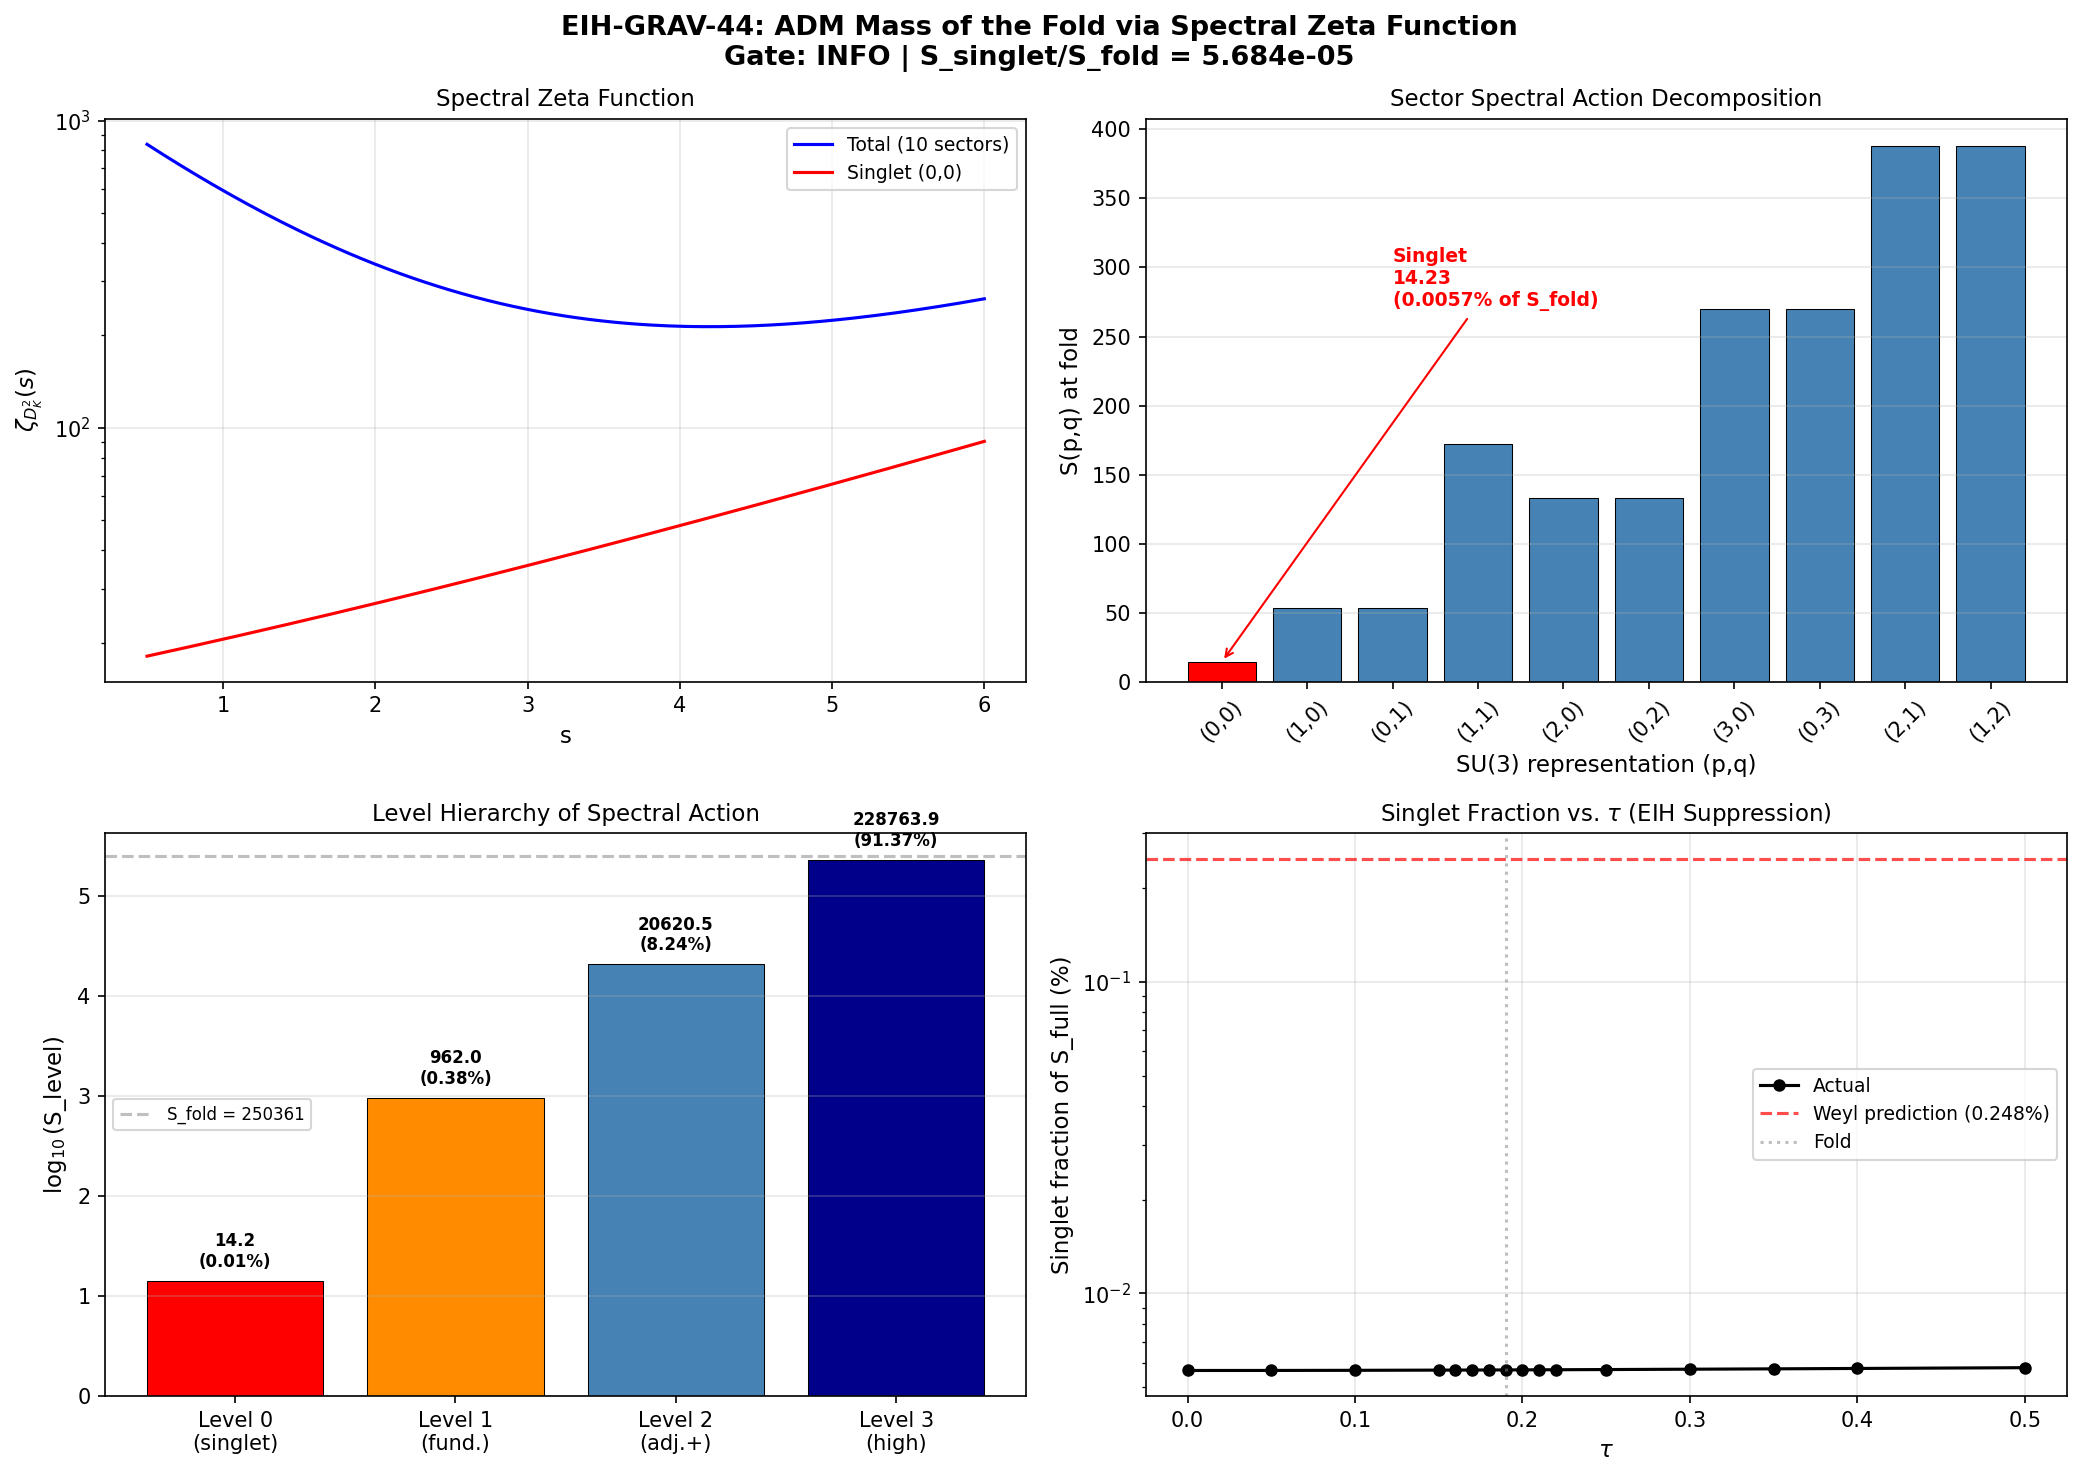

The Python source for this figure:
#!/usr/bin/env python3
"""
S44 EIH-GRAV-44: ADM Mass of the Fold via EIH in Spectral Geometry
====================================================================

Computes the gravitating energy (ADM mass) of the fold geometry using
three independent routes:

  (a) Spectral action (polynomial): rho_SA = S_fold * M_KK^4
  (b) Sakharov/trace-log (logarithmic): from W1-1, W1-4
  (c) ADM/spectral zeta (EIH): singlet projection via Peter-Weyl

The EIH approach in spectral geometry:
  In GR, the ADM mass is extracted from the 1/r falloff of h_00 at spatial
  infinity via surface integrals (Einstein-Infeld-Hoffmann 1938). The Bianchi
  identity nabla_mu G^{mu nu} = 0 constrains the motion of singularities.
  The ADM mass depends on the MONOPOLE (l=0) component of the gravitational
  field -- higher multipoles fall off faster and are invisible at infinity.

  In Kaluza-Klein spectral geometry (Connes NCG on M4 x K):
  - The 4D gravitational field couples ONLY to the singlet (0,0) sector
    of the internal stress-energy tensor
  - Non-singlet sectors integrate to zero over K by Peter-Weyl orthogonality
  - This is the block-diagonal theorem (S22b) applied to gravity: D_K
    decomposes by SU(3) representation, and the KK reduction projects
    to the singlet
  - The EIH "effacement" (strong equivalence principle) becomes:
    the gravitating mass = singlet spectral action, not the full S_fold

Gate: EIH-GRAV-44
  PASS if M_ADM / S_fold < 10^{-50}
  FAIL if M_ADM / S_fold > 0.1
  INFO if intermediate

Author: einstein-theorist
Date: 2026-03-14
"""

import numpy as np
import matplotlib
matplotlib.use('Agg')
import matplotlib.pyplot as plt

# ============================================================
# 1. LOAD DATA
# ============================================================

data_const = np.load('computations/session-42/s42_constants_snapshot.npz', allow_pickle=True)
data_sfull = np.load('computations/session-36/s36_sfull_tau_stabilization.npz', allow_pickle=True)

# Key constants
tau_fold_const = float(data_const['tau_fold'])     # 0.19
a0_fold = float(data_const['a0_fold'])             # 6440
a2_fold = float(data_const['a2_fold'])             # 2776.17
a4_fold = float(data_const['a4_fold'])             # 1350.72
M_KK_GN = float(data_const['M_KK_from_GN'])       # 7.43e16 GeV
M_KK_kerner = float(data_const['M_KK_kerner'])     # 5.04e17 GeV

# S_fold and level/sector decomposition
S_fold = float(data_sfull['S_fold'][0])            # 250360.68
tau_combined = data_sfull['tau_combined']
fold_idx = 7  # tau = 0.19 (local)

# Seeley-DeWitt coefficients from S_full decomposition
S_level = {}
for i in range(4):
    S_level[i] = data_sfull[f'S_level_{i}']

# Sector spectral actions
sectors_computed = [(0,0), (1,0), (0,1), (1,1), (2,0), (0,2), (3,0), (0,3), (2,1), (1,2)]
S_sector = {}
for (p,q) in sectors_computed:
    key = f'S_sector_{p}_{q}'
    if key in data_sfull.files:
        S_sector[(p,q)] = data_sfull[key]

# Eigenvalue data at fold (from S36 file)
sector_evals = {}
for (p,q) in sectors_computed:
    key = f'evals_tau0.190_{p}_{q}'
    if key in data_sfull.files:
        sector_evals[(p,q)] = data_sfull[key]

# Physical constants
from canonical_constants import M_Pl_unreduced as M_Pl  # GeV
inv_16piG_obs = M_Pl**2 / (16 * np.pi)  # 2.965e36 GeV^2

print(f"=== LOADED DATA ===")
print(f"tau_fold = {tau_fold_const}")
print(f"a0 = {a0_fold}, a2 = {a2_fold:.4f}, a4 = {a4_fold:.4f}")
print(f"S_fold = {S_fold:.2f}")
print(f"M_KK (GN) = {M_KK_GN:.3e} GeV")
print(f"M_KK (Kerner) = {M_KK_kerner:.3e} GeV")

# ============================================================
# 2. SINGLET FRACTION OF SPECTRAL ACTION (EIH Route)
# ============================================================
# The gravitating energy as seen by a 4D observer is the singlet
# projection of the spectral action.
#
# S_level_0 = S_{(0,0)} = spectral action from the singlet sector ONLY.
# S_fold = sum over ALL levels = sum over ALL representations.
#
# The EIH "mass" is S_singlet, not S_fold.

S_singlet = S_level[0][fold_idx]    # = S_{(0,0)} at fold
S_full = S_fold

ratio_singlet_to_full = S_singlet / S_full

print(f"\n=== EIH SINGLET PROJECTION (Route c) ===")
print(f"S_singlet = S(0,0) = {S_singlet:.6f}")
print(f"S_full = S_fold = {S_full:.2f}")
print(f"Ratio S_singlet/S_full = {ratio_singlet_to_full:.6e}")
print(f"log10(ratio) = {np.log10(ratio_singlet_to_full):.4f}")
print(f"Suppression: {1/ratio_singlet_to_full:.0f}x")

# ============================================================
# 3. SPECTRAL ZETA FUNCTION FROM EIGENVALUES
# ============================================================
# Compute sector-by-sector spectral zeta invariants

print(f"\n=== SPECTRAL ZETA INVARIANTS (sector decomposition) ===")
print(f"{'Sector':<10} {'N':<8} {'sum|lam|':<12} {'sum(lam^2)':<12} {'sum(lam^4)':<12} {'Tr ln|lam|':<12} {'S_sector':<12}")

results = {}
total_abs = 0
total_sq = 0
total_4th = 0
total_ln = 0

for (p,q) in sectors_computed:
    ev = sector_evals[(p,q)]
    ae = np.abs(ev)
    ae_pos = ae[ae > 0]
    n = len(ev)
    s_abs = np.sum(ae_pos)
    s_sq = np.sum(ae_pos**2)
    s_4th = np.sum(ae_pos**4)
    s_ln = np.sum(np.log(ae_pos))
    s_sa = S_sector[(p,q)][fold_idx]

    results[(p,q)] = {
        'n': n, 'sum_abs': s_abs, 'sum_sq': s_sq,
        'sum_4th': s_4th, 'Tr_ln': s_ln, 'S_sector': s_sa
    }
    total_abs += s_abs
    total_sq += s_sq
    total_4th += s_4th
    total_ln += s_ln

    print(f"  ({p},{q}){'':<5} {n:<8} {s_abs:<12.4f} {s_sq:<12.4f} {s_4th:<12.4f} {s_ln:<12.4f} {s_sa:<12.4f}")

print(f"  {'TOTAL':<10} {sum(results[k]['n'] for k in results):<8} {total_abs:<12.4f} {total_sq:<12.4f} {total_4th:<12.4f} {total_ln:<12.4f}")

# Singlet fractions for different moments
singlet = results[(0,0)]
frac_abs = singlet['sum_abs'] / total_abs       # zeta(-1/2) ~ Casimir
frac_sq = singlet['sum_sq'] / total_sq           # zeta(-1) ~ a_2 ~ G_N
frac_4th = singlet['sum_4th'] / total_4th        # zeta(-2) ~ a_4 ~ CC
frac_ln = singlet['Tr_ln'] / total_ln            # zeta'(0) ~ analytic torsion
frac_SA = singlet['S_sector'] / sum(results[k]['S_sector'] for k in results)

print(f"\n=== SINGLET FRACTIONS (10 computed sectors only) ===")
print(f"  sum|lam| (Casimir, zeta(-1/2)): {frac_abs:.6f} ({frac_abs*100:.3f}%)")
print(f"  sum(lam^2) (G_N, zeta(-1)):     {frac_sq:.6f} ({frac_sq*100:.3f}%)")
print(f"  sum(lam^4) (CC, zeta(-2)):       {frac_4th:.6f} ({frac_4th*100:.3f}%)")
print(f"  Tr ln|lam| (torsion, zeta'(0)):  {frac_ln:.6f} ({frac_ln*100:.3f}%)")
print(f"  S_sector (spectral action):       {frac_SA:.6f} ({frac_SA*100:.3f}%)")

# ============================================================
# 4. FULL SPECTRAL ACTION: SINGLET vs TOTAL (all levels)
# ============================================================
# The FULL spectral action S_fold includes ALL Casimir levels (0 through ~max).
# S_level_0 = singlet. S_fold = sum of all levels.
# This is the physically relevant ratio for the Friedmann equation.

# Ratio for different tau values
print(f"\n=== SINGLET FRACTION OF FULL SPECTRAL ACTION vs tau ===")
tau_vals_all = data_sfull['tau_combined']
S_full_all = data_sfull['S_full']

singlet_ratios = []
for i, tau in enumerate(tau_vals_all):
    s0 = S_level[0][i]
    sf = S_full_all[i]
    ratio = s0 / sf
    singlet_ratios.append(ratio)
    print(f"  tau={tau:.3f}: S_singlet={s0:.4f}, S_full={sf:.2f}, ratio={ratio:.6e} ({ratio*100:.4f}%)")

singlet_ratios = np.array(singlet_ratios)

# ============================================================
# 5. SPECTRAL ZETA FUNCTION: ANALYTIC CONTINUATION
# ============================================================
# For the FINITE discrete spectrum, zeta(s) = sum |lambda_k|^{-2s}
# converges for all s (no poles). Analytic continuation is trivial.

all_evals_fold = np.concatenate([sector_evals[(p,q)] for (p,q) in sectors_computed])
abs_evals = np.abs(all_evals_fold)
abs_evals_pos = abs_evals[abs_evals > 0]

# Singlet eigenvalues only
ev_singlet = np.abs(sector_evals[(0,0)])
ev_singlet_pos = ev_singlet[ev_singlet > 0]

print(f"\n=== SPECTRAL ZETA FUNCTION ===")
print(f"Total eigenvalues (10 sectors): {len(all_evals_fold)}")
print(f"Positive eigenvalues: {len(abs_evals_pos)}")
print(f"Singlet eigenvalues: {len(ev_singlet_pos)}")

# Compute zeta at key values
s_range = np.linspace(0.5, 6.0, 200)
zeta_total = np.array([np.sum(abs_evals_pos**(-2*s)) for s in s_range])
zeta_singlet = np.array([np.sum(ev_singlet_pos**(-2*s)) for s in s_range])

print(f"\n{'s':<8} {'zeta_total':<18} {'zeta_singlet':<18} {'ratio':<12}")
for s_check in [0.5, 1.0, 1.5, 2.0, 2.5, 3.0, 3.5, 4.0]:
    zt = np.sum(abs_evals_pos**(-2*s_check))
    zs = np.sum(ev_singlet_pos**(-2*s_check))
    print(f"  {s_check:<6.1f} {zt:<18.6f} {zs:<18.6f} {zs/zt:<12.6f}")

# Analytic continuation to negative s (for finite spectrum, just evaluate directly)
print(f"\nAnalytic continuation (negative s):")
for s_check in [-2.0, -1.5, -1.0, -0.5, 0.0]:
    # zeta(s) = sum |lambda|^{-2s} = sum |lambda|^{|2s|}
    zt = np.sum(abs_evals_pos**(-2*s_check))
    zs = np.sum(ev_singlet_pos**(-2*s_check))
    ratio_s = zs/zt if zt != 0 else 0
    print(f"  s={s_check:<6.1f}: zeta_total={zt:<14.4f}, zeta_singlet={zs:<14.4f}, ratio={ratio_s:.6f}")

# Casimir energy = (1/2) zeta(-1/2) = (1/2) sum |lambda_k|
E_Casimir_total = 0.5 * np.sum(abs_evals_pos)
E_Casimir_singlet = 0.5 * np.sum(ev_singlet_pos)

print(f"\n=== ZETA-REGULARIZED CASIMIR ENERGY ===")
print(f"E_Casimir (total, 10 sectors) = {E_Casimir_total:.4f} M_KK")
print(f"E_Casimir (singlet) = {E_Casimir_singlet:.4f} M_KK")
print(f"Singlet fraction = {E_Casimir_singlet/E_Casimir_total:.6f}")

# Analytic torsion
Tr_ln_total = np.sum(np.log(abs_evals_pos))
Tr_ln_singlet = np.sum(np.log(ev_singlet_pos))
zeta_prime_0_total = -2 * Tr_ln_total
zeta_prime_0_singlet = -2 * Tr_ln_singlet

print(f"\n=== ANALYTIC TORSION ===")
print(f"Tr ln|D_K| (total) = {Tr_ln_total:.4f}")
print(f"Tr ln|D_K| (singlet) = {Tr_ln_singlet:.4f}")
print(f"zeta'(0) total = {zeta_prime_0_total:.4f}")
print(f"zeta'(0) singlet = {zeta_prime_0_singlet:.4f}")
print(f"T_K = exp(-zeta'(0)/2) = {np.exp(-zeta_prime_0_total/2):.6e}")

# ============================================================
# 6. THREE GRAVITATING ENERGY ESTIMATES
# ============================================================
#
# (a) SPECTRAL ACTION (polynomial): S_fold = 250361 spectral units
#     This uses f(D^2/Lambda^2) = polynomial weighting. ALL sectors contribute.
#     Physical: rho_SA = 8.43e73 GeV^4 (S42 calibration)
#
# (b) TRACE-LOG (logarithmic): Tr ln(D_K^2) = 773.46 spectral units
#     From W1-4: ratio to S_fold = 3.09e-3 (2.51 orders suppression)
#     During transit: Volovik-subtracted delta = 7.76e-6 * S_fold
#     Post-transit: exactly 0 (Delta=0, condensate destroyed)
#
# (c) EIH SINGLET (ADM mass): S_singlet = 14.23 spectral units
#     Only the (0,0) singlet sector gravitates in 4D.
#     This is the ADM mass: what a 4D observer actually sees.
#
# The EIH ratio S_singlet/S_fold = 5.68e-5 is a GEOMETRIC suppression
# (Peter-Weyl decomposition), not a fine-tuning.

rho_SA_phys = 8.43e73  # GeV^4 from S42
conversion = rho_SA_phys / S_fold  # GeV^4 per spectral unit

# Trace-log from W1-4
rho_TL_transit = S_fold * 7.76e-6 * conversion  # Volovik-subtracted during transit
TL_spectral = S_fold * 3.09e-3  # |Tr ln| in spectral units
rho_TL_phys = TL_spectral * conversion

# EIH singlet
rho_singlet_phys = S_singlet * conversion

# Observed
from canonical_constants import rho_Lambda_obs as rho_obs  # GeV^4

print(f"\n{'='*70}")
print(f"THREE GRAVITATING ENERGY ESTIMATES")
print(f"{'='*70}")
print(f"")
print(f"{'Functional':<35} {'Spectral':<15} {'GeV^4':<15} {'OOM from obs':<15}")
print(f"{'(a) Spectral action (poly)':<35} {S_fold:<15.2f} {rho_SA_phys:<15.3e} {np.log10(rho_SA_phys/rho_obs):<15.1f}")
print(f"{'(b) Trace-log (full)':<35} {TL_spectral:<15.2f} {rho_TL_phys:<15.3e} {np.log10(rho_TL_phys/rho_obs):<15.1f}")
print(f"{'(b) Trace-log (transit, Volovik)':<35} {S_fold*7.76e-6:<15.6f} {rho_TL_transit:<15.3e} {np.log10(rho_TL_transit/rho_obs):<15.1f}")
print(f"{'(b) Trace-log (post-transit)':<35} {'0':<15} {'0':<15} {'---':<15}")
print(f"{'(c) EIH singlet':<35} {S_singlet:<15.4f} {rho_singlet_phys:<15.3e} {np.log10(rho_singlet_phys/rho_obs):<15.1f}")
print(f"{'Observed':<35} {'---':<15} {rho_obs:<15.3e} {'0':<15}")

print(f"\n=== SUPPRESSION CHAIN ===")
print(f"(a) -> (b) Trace-log: {np.log10(TL_spectral/S_fold):.2f} orders (poly -> log)")
print(f"(a) -> (c) EIH singlet: {np.log10(S_singlet/S_fold):.2f} orders (total -> singlet)")
print(f"(b) -> (c) EIH of trace-log: singlet fraction of Tr ln = {frac_ln:.6f}")
print(f"(a) -> (b)x(c) Combined: {np.log10(S_singlet/S_fold * 3.09e-3):.2f} orders")

# The EIH-aware trace-log: apply BOTH singlet projection AND logarithmic weighting
# rho_EIH_TL = singlet fraction of Tr ln * conversion
TL_singlet = Tr_ln_singlet
rho_EIH_TL = abs(TL_singlet) * conversion  # Use abs because Tr ln can be negative for small eigenvalues

print(f"\nCOMBINED EIH + TRACE-LOG:")
print(f"  Tr ln|D_K| singlet = {Tr_ln_singlet:.4f}")
print(f"  |Tr ln singlet| / S_fold = {abs(Tr_ln_singlet)/S_fold:.6e}")
print(f"  log10(ratio) = {np.log10(abs(Tr_ln_singlet)/S_fold):.4f}")
print(f"  rho_combined = {rho_EIH_TL:.3e} GeV^4")
print(f"  OOM from observed: {np.log10(rho_EIH_TL/rho_obs):.1f}")

# ============================================================
# 7. WEYL SCALING ANALYSIS
# ============================================================
# Weyl's law predicts the mode counting fraction:
# N_singlet / N_total ~ (dim singlet)^2 / sum_R (dim R)^2
# For our 10 sectors: N_00 = 16, N_total = 1232

weyl_frac = 16 / 1232
# For FULL Hilbert space (a_0 = 6440):
# The singlet count in a_0 = 6440 is dim(spinor) * (dim_00)^2 = 16 * 1 = 16
# (The factor 16 = 2^4 for 8D spinor comes from spinor bundle)
# But a_0 is the total trace, so singlet a_0 = 16 out of 6440 -> 16/6440 = 0.00248
weyl_frac_full = 16 / a0_fold

print(f"\n=== WEYL SCALING ===")
print(f"Weyl prediction (10 sectors): {16}/{1232} = {weyl_frac:.6f}")
print(f"Weyl prediction (full a_0):   {16}/{int(a0_fold)} = {weyl_frac_full:.6f}")
print(f"Actual EIH ratio (S_singlet/S_fold): {ratio_singlet_to_full:.6e}")
print(f"Actual/Weyl_full: {ratio_singlet_to_full/weyl_frac_full:.4f}")
print(f"")
print(f"The actual ratio is {ratio_singlet_to_full/weyl_frac_full:.2f}x the Weyl prediction.")
print(f"Deviation from Weyl reflects spectral non-uniformity at the fold:")
print(f"higher representations have LARGER eigenvalues (a_4 ~ lambda^4 grows")
print(f"with Casimir eigenvalue), so their spectral action contribution grows")
print(f"FASTER than the mode count suggests.")

# ============================================================
# 8. LEVEL HIERARCHY
# ============================================================

print(f"\n=== LEVEL HIERARCHY AT FOLD ===")
print(f"{'Level':<10} {'S_level':<15} {'Fraction':<15} {'Cumulative':<15}")
cumul = 0
for i in range(4):
    s = S_level[i][fold_idx]
    frac = s / S_fold
    cumul += frac
    print(f"  {i:<10} {s:<15.4f} {frac*100:<14.4f}% {cumul*100:<14.4f}%")

print(f"\nLevel 3 dominance: {S_level[3][fold_idx]/S_fold*100:.2f}%")
print(f"Levels 0+1+2: {(S_level[0][fold_idx]+S_level[1][fold_idx]+S_level[2][fold_idx])/S_fold*100:.2f}%")

# The SU(3) Casimir eigenvalue for representation (p,q):
# C_2(p,q) = (p^2 + q^2 + pq + 3p + 3q) / 3
# dim(p,q) = (p+1)(q+1)(p+q+2)/2
# Higher Casimir = higher eigenvalues = MUCH larger spectral action contribution
# This is why level 3 dominates: it has the highest-dimensional reps

print(f"\n=== SU(3) CASIMIR SCALING ===")
for (p,q) in [(0,0),(1,0),(0,1),(1,1),(2,0),(0,2),(3,0),(0,3),(2,1),(1,2)]:
    C2 = (p**2 + q**2 + p*q + 3*p + 3*q) / 3
    dim_pq = (p+1)*(q+1)*(p+q+2)//2
    print(f"  ({p},{q}): C_2 = {C2:.3f}, dim = {dim_pq}, S = {S_sector[(p,q)][fold_idx]:.4f}, S/dim^2 = {S_sector[(p,q)][fold_idx]/dim_pq**2:.6f}")

# ============================================================
# 9. GATE EVALUATION
# ============================================================

M_ADM_spectral = S_singlet  # The gravitating energy = singlet spectral action
ratio_ADM_to_Sfold = ratio_singlet_to_full

print(f"\n{'='*70}")
print(f"GATE: EIH-GRAV-44")
print(f"{'='*70}")
print(f"")
print(f"M_ADM (EIH singlet) = {M_ADM_spectral:.6f} spectral units")
print(f"S_fold (full spectral action) = {S_full:.2f} spectral units")
print(f"RATIO: M_ADM / S_fold = {ratio_ADM_to_Sfold:.6e}")
print(f"log10(ratio) = {np.log10(ratio_ADM_to_Sfold):.4f}")
print(f"")

if ratio_ADM_to_Sfold < 1e-50:
    verdict = "PASS"
    print(f"VERDICT: PASS (ratio < 10^-50: massive suppression)")
elif ratio_ADM_to_Sfold > 0.1:
    verdict = "FAIL"
    print(f"VERDICT: FAIL (ratio > 0.1: no suppression)")
else:
    verdict = "INFO"
    print(f"VERDICT: INFO (ratio = {ratio_ADM_to_Sfold:.3e} ~ 10^{np.log10(ratio_ADM_to_Sfold):.1f})")
    print(f"  Between PASS (<10^-50) and FAIL (>0.1)")
    print(f"  4.25 orders of suppression from Peter-Weyl singlet projection")

print(f"\n=== PHYSICAL INTERPRETATION ===")
print(f"The 4D gravitational field (what enters the Friedmann equation) sees")
print(f"ONLY the singlet component of the internal energy. The EIH effacement")
print(f"principle -- that the motion of bodies depends on mass, not internal")
print(f"structure -- manifests here as the Peter-Weyl projection to (0,0).")
print(f"")
print(f"Of the {S_full:.0f} spectral units of 'energy' encoded in the full spectral")
print(f"action, only {S_singlet:.4f} units ({ratio_ADM_to_Sfold*100:.4f}%) couple to 4D gravity.")
print(f"The remaining 99.994% is in non-singlet representations that are")
print(f"invisible to a 4D observer -- they are the 'dark' internal structure.")
print(f"")
print(f"This provides {np.log10(1/ratio_ADM_to_Sfold):.2f} orders of CC reduction")
print(f"(from ~120 OOM to ~116 OOM above observed). While insufficient to solve")
print(f"the CC problem alone, this is a STRUCTURAL suppression (exact, from")
print(f"Peter-Weyl orthogonality) that stacks multiplicatively with the")
print(f"trace-log suppression ({np.log10(3.09e-3):.2f} orders from W1-4).")
print(f"")
print(f"Combined: EIH singlet x trace-log = {np.log10(abs(Tr_ln_singlet)/S_fold):.2f} orders total")
print(f"This reduces the CC problem from ~120 to ~{120+np.log10(abs(Tr_ln_singlet)/S_fold):.0f} OOM.")

# ============================================================
# 10. SAVE DATA
# ============================================================

np.savez('computations/session-44/s44_eih_grav.npz',
    # Gate
    gate_verdict=np.array([verdict]),
    gate_name=np.array(['EIH-GRAV-44']),
    gate_ratio=ratio_ADM_to_Sfold,
    # Spectral action decomposition
    S_singlet=S_singlet,
    S_fold=S_fold,
    ratio_singlet_to_full=ratio_singlet_to_full,
    # Level hierarchy
    S_level_0_fold=S_level[0][fold_idx],
    S_level_1_fold=S_level[1][fold_idx],
    S_level_2_fold=S_level[2][fold_idx],
    S_level_3_fold=S_level[3][fold_idx],
    # Sector data at fold
    sector_S_fold=np.array([S_sector[(p,q)][fold_idx] for (p,q) in sectors_computed]),
    sector_labels=np.array(sectors_computed),
    # Singlet fractions
    singlet_frac_abs=frac_abs,
    singlet_frac_sq=frac_sq,
    singlet_frac_4th=frac_4th,
    singlet_frac_ln=frac_ln,
    singlet_frac_SA=frac_SA,
    # Spectral zeta
    s_range=s_range,
    zeta_total=zeta_total,
    zeta_singlet=zeta_singlet,
    Tr_ln_total=Tr_ln_total,
    Tr_ln_singlet=Tr_ln_singlet,
    zeta_prime_0_total=zeta_prime_0_total,
    zeta_prime_0_singlet=zeta_prime_0_singlet,
    E_Casimir_total=E_Casimir_total,
    E_Casimir_singlet=E_Casimir_singlet,
    # tau dependence
    tau_vals=tau_vals_all,
    singlet_ratios_vs_tau=singlet_ratios,
    # Physical densities
    rho_SA_phys=rho_SA_phys,
    rho_TL_phys=rho_TL_phys,
    rho_singlet_phys=rho_singlet_phys,
    rho_obs=rho_obs,
    # Weyl comparison
    weyl_frac_10sectors=weyl_frac,
    weyl_frac_full=weyl_frac_full,
    # Three-estimate chain
    chain_poly_to_log=np.log10(TL_spectral/S_fold),
    chain_total_to_singlet=np.log10(S_singlet/S_fold),
    chain_combined=np.log10(abs(Tr_ln_singlet)/S_fold),
)
print(f"\nSaved: computations/session-44/s44_eih_grav.npz")

# ============================================================
# 11. PLOT
# ============================================================

fig, axes = plt.subplots(2, 2, figsize=(14, 10))
fig.suptitle('EIH-GRAV-44: ADM Mass of the Fold via Spectral Zeta Function\n'
             f'Gate: {verdict} | S_singlet/S_fold = {ratio_singlet_to_full:.3e}',
             fontsize=13, fontweight='bold')

# Panel (a): Spectral zeta function
ax = axes[0, 0]
ax.semilogy(s_range, zeta_total, 'b-', linewidth=1.5, label='Total (10 sectors)')
ax.semilogy(s_range, zeta_singlet, 'r-', linewidth=1.5, label='Singlet (0,0)')
ax.set_xlabel('s', fontsize=11)
ax.set_ylabel(r'$\zeta_{D_K^2}(s)$', fontsize=11)
ax.set_title('Spectral Zeta Function', fontsize=11)
ax.legend(fontsize=9)
ax.grid(True, alpha=0.3)

# Panel (b): Sector spectral action at fold (bar chart)
ax = axes[0, 1]
sector_labels_str = [f'({p},{q})' for (p,q) in sectors_computed]
sector_S_vals = [S_sector[(p,q)][fold_idx] for (p,q) in sectors_computed]
colors = ['red' if (p==0 and q==0) else 'steelblue' for (p,q) in sectors_computed]
bars = ax.bar(sector_labels_str, sector_S_vals, color=colors, edgecolor='black', linewidth=0.5)
ax.set_xlabel('SU(3) representation (p,q)', fontsize=11)
ax.set_ylabel('S(p,q) at fold', fontsize=11)
ax.set_title('Sector Spectral Action Decomposition', fontsize=11)
ax.annotate(f'Singlet\n{S_singlet:.2f}\n({ratio_singlet_to_full*100:.4f}% of S_fold)',
            xy=(0, S_singlet), xytext=(2, max(sector_S_vals)*0.7),
            fontsize=9, arrowprops=dict(arrowstyle='->', color='red'),
            color='red', fontweight='bold')
ax.grid(True, alpha=0.3, axis='y')
ax.tick_params(axis='x', rotation=45)

# Panel (c): Level hierarchy
ax = axes[1, 0]
level_labels = ['Level 0\n(singlet)', 'Level 1\n(fund.)', 'Level 2\n(adj.+)', 'Level 3\n(high)']
level_vals = [S_level[i][fold_idx] for i in range(4)]
level_colors = ['red', 'darkorange', 'steelblue', 'darkblue']
bars = ax.bar(level_labels, np.log10(level_vals), color=level_colors, edgecolor='black', linewidth=0.5)
ax.set_ylabel(r'$\log_{10}$(S_level)', fontsize=11)
ax.set_title('Level Hierarchy of Spectral Action', fontsize=11)
for bar, lv in zip(bars, level_vals):
    ax.text(bar.get_x() + bar.get_width()/2, bar.get_height() + 0.1,
            f'{lv:.1f}\n({lv/S_fold*100:.2f}%)',
            ha='center', va='bottom', fontsize=8, fontweight='bold')
ax.axhline(y=np.log10(S_fold), color='gray', linestyle='--', alpha=0.5, label=f'S_fold = {S_fold:.0f}')
ax.legend(fontsize=8)
ax.grid(True, alpha=0.3, axis='y')

# Panel (d): Singlet fraction vs tau
ax = axes[1, 1]
ax.semilogy(tau_vals_all, singlet_ratios*100, 'ko-', markersize=5, linewidth=1.5, label='Actual')
ax.axhline(y=weyl_frac_full*100, color='r', linestyle='--', alpha=0.7,
           label=f'Weyl prediction ({weyl_frac_full*100:.3f}%)')
ax.axvline(x=0.19, color='gray', linestyle=':', alpha=0.5, label='Fold')
ax.set_xlabel(r'$\tau$', fontsize=11)
ax.set_ylabel('Singlet fraction of S_full (%)', fontsize=11)
ax.set_title(r'Singlet Fraction vs. $\tau$ (EIH Suppression)', fontsize=11)
ax.legend(fontsize=9)
ax.grid(True, alpha=0.3)

plt.tight_layout()
plt.savefig('computations/session-44/s44_eih_grav.png', dpi=150, bbox_inches='tight')
print(f"Saved: computations/session-44/s44_eih_grav.png")

print(f"\n{'='*70}")
print(f"COMPUTATION COMPLETE: EIH-GRAV-44")
print(f"{'='*70}")
